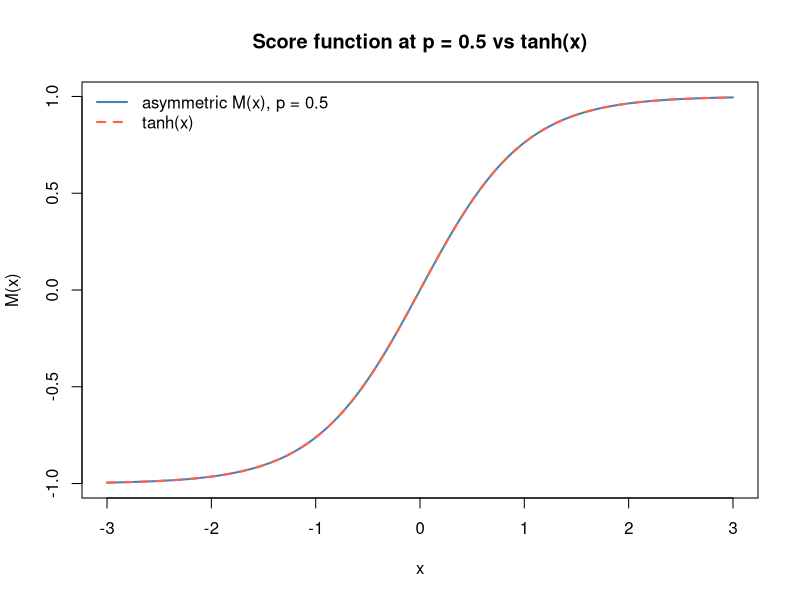
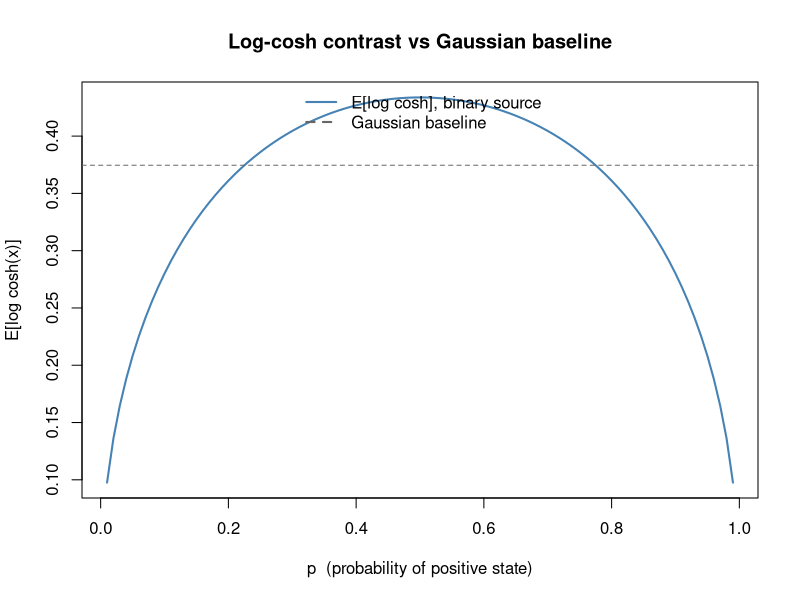
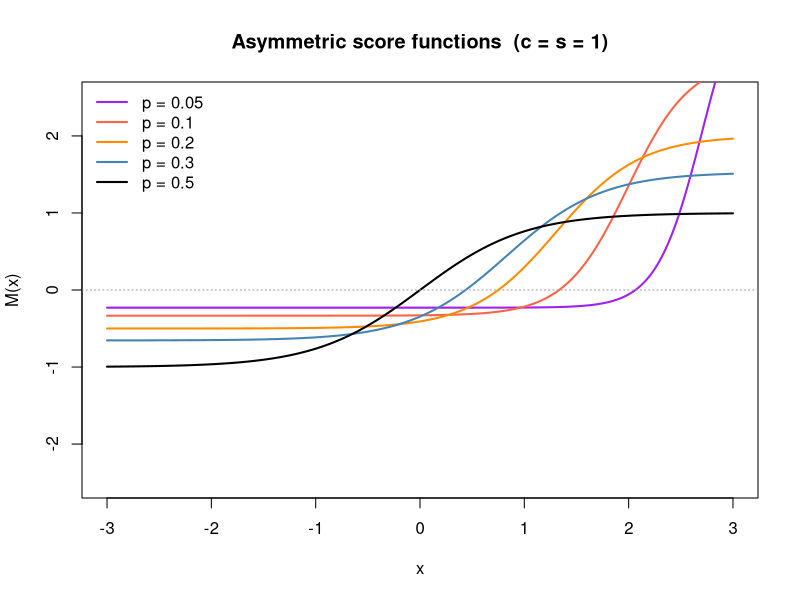
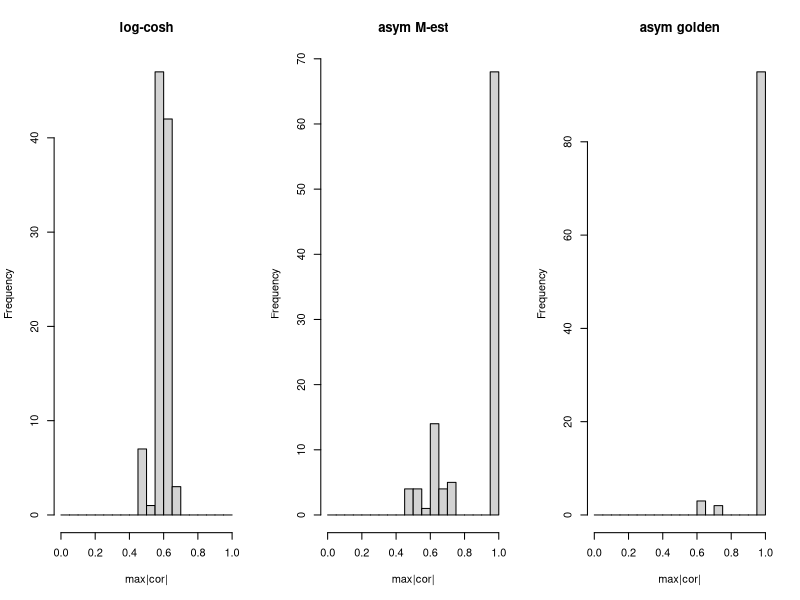
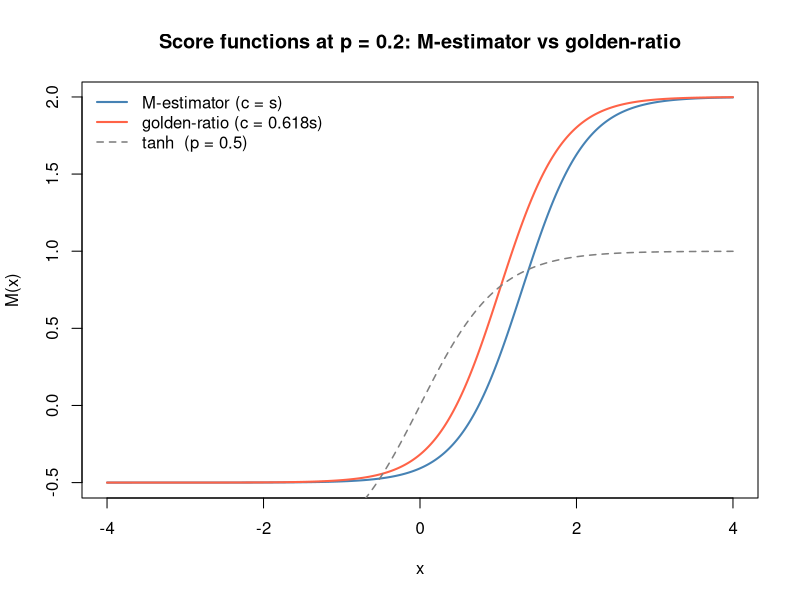
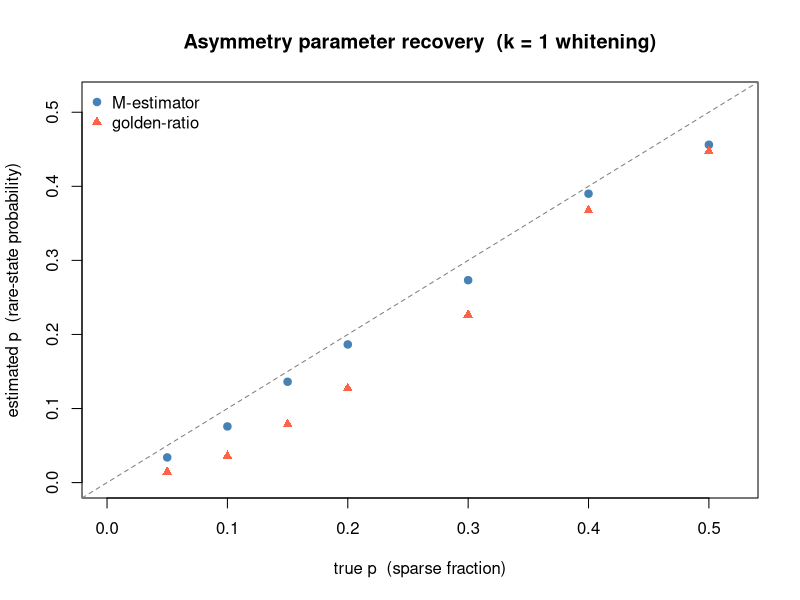

R code for these plots, in order:
## ---- chunk 1
prewhiten = function(X, n.comp) {
  X = X - rowMeans(X)
  sqrt(ncol(X)) * t(svd(X)$v[, 1:n.comp])
}
## ---- chunk 2
asym_score = function(x, p, c, s) {
  y1     = c * sqrt((1-p)/p)
  y0     = -c * sqrt(p/(1-p))
  kappa3 = (1 - 2*p) / sqrt(p*(1-p))
  Delta  = (x/s - c*kappa3/(2*s)) / sqrt(p*(1-p)) + log(p/(1-p))
  pi_x   = plogis(Delta)
  list(
    M  = (y1/(c*s)) * pi_x + (y0/(c*s)) * (1 - pi_x),
    Mp = pi_x * (1 - pi_x) / (s^2 * p * (1-p))
  )
}
## ---- chunk 3
asym_obj_p = function(p, x, c, s) {
  y1  = c * sqrt((1-p)/p)
  y0  = -c * sqrt(p/(1-p))
  a1  = x * y1/(c*s) - y1^2/(2*c*s)
  a0  = x * y0/(c*s) - y0^2/(2*c*s)
  lp  = log(p); l1p = log(1-p)
  m   = pmax(lp + a1, l1p + a0)
  mean(m + log(exp(lp + a1 - m) + exp(l1p + a0 - m)))
}
## ---- chunk 4
fastica_asym_r1 = function(Y, s = 1, anchor = c("M", "golden"),
                            tol = 1e-6, max_iter = 500, eps = 0.01,
                            w_init = NULL) {
  anchor = match.arg(anchor)
  c      = if (anchor == "M") s else s * (sqrt(5)-1)/2
  m = nrow(Y); n = ncol(Y)
  w = if (is.null(w_init)) rnorm(m) else w_init
  w = w / sqrt(sum(w^2))
  p = 0.5
  for (iter in seq_len(max_iter)) {
    w_old = w; p_old = p
    x  = as.vector(t(Y) %*% w)
    sc = asym_score(x, p, c, s)
    w  = as.vector(Y %*% sc$M) / n - mean(sc$Mp) * w
    w  = w / sqrt(sum(w^2))
    x   = as.vector(t(Y) %*% w)
    opt = optimize(\(pp) asym_obj_p(pp, x, c, s), c(eps, 1-eps), maximum = TRUE)
    p   = opt$maximum
    if (1 - abs(sum(w * w_old)) < tol && abs(p - p_old) < tol) break
  }
  list(w = w, p = p, iter = iter, c = c)
}
## ---- chunk 5
fastica_r1update = function(X, w) {
  w = w / sqrt(sum(w^2))
  P = t(X) %*% w
  G  = tanh(P); G2 = 1 - tanh(P)^2
  w  = X %*% G - mean(G2) * ncol(X) * w
  w / sqrt(sum(w^2))
}

run_seeds_lc = function(Y, S_true, n_seeds = 100, n_iter = 200) {
  maxcor = numeric(n_seeds)
  for (seed in seq_len(n_seeds)) {
    set.seed(seed)
    w = rnorm(nrow(Y))
    for (i in seq_len(n_iter)) w = fastica_r1update(Y, w)
    maxcor[seed] = max(abs(cor(t(S_true), t(Y) %*% w)))
  }
  maxcor
}

run_seeds_asym = function(Y, S_true, anchor, n_seeds = 100) {
  maxcor = numeric(n_seeds); ps = numeric(n_seeds)
  for (seed in seq_len(n_seeds)) {
    set.seed(seed)
    res = fastica_asym_r1(Y, anchor = anchor, w_init = rnorm(nrow(Y)))
    maxcor[seed] = max(abs(cor(t(S_true), t(Y) %*% res$w)))
    ps[seed]     = min(res$p, 1 - res$p)   # probability of the rare state
  }
  list(maxcor = maxcor, p = ps)
}

# Warm-start variant: run log-cosh to convergence, then hand off to asymmetric
run_seeds_asym_warm = function(Y, S_true, anchor, n_seeds = 100,
                                n_iter_lc = 200) {
  maxcor = numeric(n_seeds); ps = numeric(n_seeds)
  for (seed in seq_len(n_seeds)) {
    set.seed(seed)
    w = rnorm(nrow(Y))
    for (i in seq_len(n_iter_lc)) w = fastica_r1update(Y, w)
    res = fastica_asym_r1(Y, anchor = anchor, w_init = w)
    maxcor[seed] = max(abs(cor(t(S_true), t(Y) %*% res$w)))
    ps[seed]     = min(res$p, 1 - res$p)
  }
  list(maxcor = maxcor, p = ps)
}
## ---- chunk 6
x_grid = seq(-3, 3, length.out = 300)
sc05   = asym_score(x_grid, p = 0.5, c = 1, s = 1)

plot(x_grid, sc05$M, type = "l", col = "steelblue", lwd = 2,
     xlab = "x", ylab = "M(x)",
     main = "Score function at p = 0.5 vs tanh(x)")
lines(x_grid, tanh(x_grid), col = "tomato", lty = 2, lwd = 2)
legend("topleft", c("asymmetric M(x), p = 0.5", "tanh(x)"),
       col = c("steelblue", "tomato"), lty = c(1, 2), lwd = 2, bty = "n")
## ---- chunk 7
expected_logcosh = function(p) {
  z1 =  sqrt((1-p)/p); z0 = -sqrt(p/(1-p))
  p * log(cosh(z1)) + (1-p) * log(cosh(z0))
}
lc_stable = function(z) abs(z) + log1p(exp(-2*abs(z))) - log(2)
lc_gauss  = integrate(\(z) lc_stable(z) * dnorm(z), -Inf, Inf)$value

pvec = seq(0.01, 0.99, by = 0.01)
lc   = sapply(pvec, expected_logcosh)

plot(pvec, lc, type = "l", col = "steelblue", lwd = 2,
     xlab = "p  (probability of positive state)",
     ylab = "E[log cosh(x)]",
     main = "Log-cosh contrast vs Gaussian baseline")
abline(h = lc_gauss, lty = 2, col = "grey40")
legend("top", c("E[log cosh], binary source", "Gaussian baseline"),
       col = c("steelblue", "grey40"), lty = c(1, 2), lwd = 2, bty = "n")
## ---- chunk 8
pvec2 = c(0.05, 0.1, 0.2, 0.3, 0.5)
cols  = c("purple", "tomato", "darkorange", "steelblue", "black")
plot(NULL, xlim = c(-3, 3), ylim = c(-2.5, 2.5),
     xlab = "x", ylab = "M(x)",
     main = "Asymmetric score functions  (c = s = 1)")
for (i in seq_along(pvec2))
  lines(x_grid, asym_score(x_grid, pvec2[i], 1, 1)$M, col = cols[i], lwd = 2)
legend("topleft", paste0("p = ", pvec2), col = cols, lwd = 2, bty = "n")
abline(h = 0, lty = 3, col = "grey60")
## ---- chunk 9
set.seed(1)
n = 100; p_dim = 1000; K = 9
L  = matrix(0, nrow = n, ncol = K)
for (i in 1:K) L[sample(n, 20), i] = 1
FF = matrix(rnorm(p_dim * K), nrow = p_dim)
X9 = t(L %*% t(FF) + matrix(rnorm(n * p_dim, 0, 0.1), nrow = n))
Z9 = prewhiten(X9, K)
S9 = t(L)
## ---- chunk 10
mc9_lc = run_seeds_lc(Z9, S9, n_seeds = 100)
mc9_M  = run_seeds_asym(Z9, S9, "M",      n_seeds = 100)
mc9_gr = run_seeds_asym(Z9, S9, "golden", n_seeds = 100)

cat("9-groups (p_true ~ 0.2, k = 9, n_seeds = 100):\n")
cat(sprintf("  log-cosh         mean = %.3f   frac > 0.9 = %.2f\n",
    mean(mc9_lc), mean(mc9_lc > 0.9)))
cat(sprintf("  asym M-est       mean = %.3f   frac > 0.9 = %.2f   mean_p = %.3f\n",
    mean(mc9_M$maxcor), mean(mc9_M$maxcor > 0.9), mean(mc9_M$p)))
cat(sprintf("  asym golden      mean = %.3f   frac > 0.9 = %.2f   mean_p = %.3f\n",
    mean(mc9_gr$maxcor), mean(mc9_gr$maxcor > 0.9), mean(mc9_gr$p)))
## ---- chunk 11
par(mfrow = c(1, 3))
hist(mc9_lc,        breaks = seq(0,1,0.05), main = "log-cosh",       xlab = "max|cor|")
hist(mc9_M$maxcor,  breaks = seq(0,1,0.05), main = "asym M-est",     xlab = "max|cor|")
hist(mc9_gr$maxcor, breaks = seq(0,1,0.05), main = "asym golden",    xlab = "max|cor|")
par(mfrow = c(1, 1))
## ---- chunk 12
x_grid2 = seq(-4, 4, length.out = 400)
sc_M  = asym_score(x_grid2, p = 0.2, c = 1,              s = 1)
sc_gr = asym_score(x_grid2, p = 0.2, c = (sqrt(5)-1)/2,  s = 1)

plot(x_grid2, sc_M$M,  type = "l", col = "steelblue", lwd = 2,
     xlab = "x", ylab = "M(x)",
     main = "Score functions at p = 0.2: M-estimator vs golden-ratio")
lines(x_grid2, sc_gr$M, col = "tomato", lwd = 2)
lines(x_grid2, tanh(x_grid2), col = "grey50", lty = 2, lwd = 1.5)
legend("topleft",
       c("M-estimator (c = s)", "golden-ratio (c = 0.618s)", "tanh  (p = 0.5)"),
       col = c("steelblue", "tomato", "grey50"),
       lty = c(1, 1, 2), lwd = c(2, 2, 1.5), bty = "n")
## ---- chunk 13
set.seed(2)
S_sym = matrix(sample(c(-1, 1), K * n, replace = TRUE), nrow = K)
X_sym = t(S_sym) %*% t(FF) + matrix(rnorm(n * p_dim, 0, 0.1), nrow = n)
Z_sym = prewhiten(t(X_sym), K)

mc_s_lc   = run_seeds_lc(Z_sym, S_sym, n_seeds = 100)
mc_s_gr   = run_seeds_asym(Z_sym,      S_sym, "golden", n_seeds = 100)
mc_s_grw  = run_seeds_asym_warm(Z_sym, S_sym, "golden", n_seeds = 100)

cat("Symmetric Rademacher (p_true = 0.5, k = 9):\n")
cat(sprintf("  log-cosh               mean = %.3f   frac > 0.9 = %.2f\n",
    mean(mc_s_lc), mean(mc_s_lc > 0.9)))
cat(sprintf("  asym golden (random)   mean = %.3f   frac > 0.9 = %.2f   mean_p = %.3f\n",
    mean(mc_s_gr$maxcor),  mean(mc_s_gr$maxcor  > 0.9), mean(mc_s_gr$p)))
cat(sprintf("  asym golden (warm)     mean = %.3f   frac > 0.9 = %.2f   mean_p = %.3f\n",
    mean(mc_s_grw$maxcor), mean(mc_s_grw$maxcor > 0.9), mean(mc_s_grw$p)))
## ---- chunk 14
set.seed(99)
n_rec = 500; p_dim_rec = 1000
A_rec = matrix(rnorm(p_dim_rec), nrow = p_dim_rec)

p_trues  = c(0.05, 0.10, 0.15, 0.20, 0.30, 0.40, 0.50)
p_hat_M  = numeric(length(p_trues))
p_hat_gr = numeric(length(p_trues))

for (j in seq_along(p_trues)) {
  pt = p_trues[j]
  S  = matrix(as.numeric(runif(n_rec) < pt), nrow = 1)
  S  = (S - pt) / sqrt(pt * (1-pt))
  X  = A_rec %*% S + matrix(rnorm(p_dim_rec * n_rec, 0, 0.1), nrow = p_dim_rec)
  Z  = prewhiten(X, 1)
  set.seed(1)
  r_M  = fastica_asym_r1(Z, anchor = "M",      w_init = rnorm(1))
  r_gr = fastica_asym_r1(Z, anchor = "golden",  w_init = rnorm(1))
  p_hat_M[j]  = min(r_M$p,  1 - r_M$p)
  p_hat_gr[j] = min(r_gr$p, 1 - r_gr$p)
}

plot(p_trues, p_hat_M, pch = 19, col = "steelblue",
     xlim = c(0, 0.52), ylim = c(0, 0.52),
     xlab = "true p  (sparse fraction)",
     ylab = "estimated p  (rare-state probability)",
     main = "Asymmetry parameter recovery  (k = 1 whitening)")
points(p_trues, p_hat_gr, pch = 17, col = "tomato")
abline(0, 1, lty = 2, col = "grey50")
legend("topleft", c("M-estimator", "golden-ratio"),
       col = c("steelblue","tomato"), pch = c(19,17), bty = "n")
